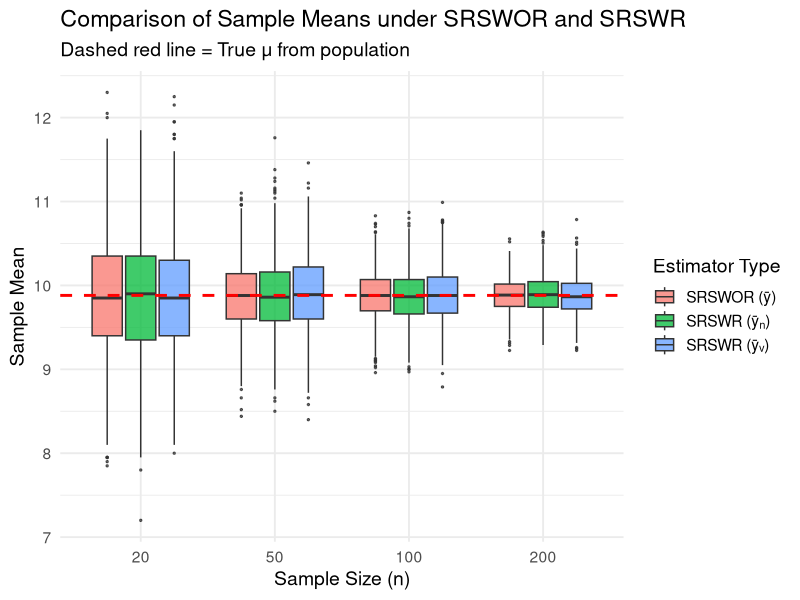

This chart was generated by the following R code: (Note: this script raises an error after producing the figure.)
library(ggplot2)

set.seed(200)
N <- 1000
x <- rpois(N, 10)
mux <- mean(x)
n_vec <- c(20, 50, 100, 200)
iter <- 1000
df <- data.frame()  

### (1) SRSWOR 
cat("(1) Unbiasedness of ȳ under SRSWOR:\n")
for (n in n_vec) {
  ybar <- numeric(iter)
  for (i in 1:iter) {
    s <- sample(x, n, replace = FALSE)
    ybar[i] <- mean(s)
  }
  cat(sprintf("n = %d, E[ȳ] = %.4f (True μ = %.4f)\n", n, mean(ybar), mux))
  
  df <- rbind(df, data.frame(
    sample_mean = ybar,
    n = as.factor(n),
    type = "SRSWOR (ȳ)"
  ))
}

### (2) SRSWR 
cat("\n(2) Unbiasedness of ȳₙ under SRSWR:\n")
for (n in n_vec) {
  ybarn <- numeric(iter)
  for (i in 1:iter) {
    s <- sample(x, n, replace = TRUE)
    ybarn[i] <- mean(s)
  }
  cat(sprintf("n = %d, E[ȳₙ] = %.4f (True μ = %.4f)\n", n, mean(ybarn), mux))
  
  df <- rbind(df, data.frame(
    sample_mean = ybarn,
    n = as.factor(n),
    type = "SRSWR (ȳₙ)"
  ))
}

### (3) SRSWR (weighted average) 
cat("\n(3) Unbiasedness of ȳᵥ under SRSWR (weighted):\n")
for (n in n_vec) {
  ybarv <- numeric(iter)
  for (i in 1:iter) {
    s <- sample(x, n, replace = TRUE)
    tab <- table(s)
    yv <- sum(as.numeric(names(tab)) * (tab / n))
    ybarv[i] <- yv
  }
  cat(sprintf("n = %d, E[ȳᵥ] = %.4f (True μ = %.4f)\n", n, mean(ybarv), mux))
  
  df <- rbind(df, data.frame(
    sample_mean = ybarv,
    n = as.factor(n),
    type = "SRSWR (ȳᵥ)"
  ))
}

###Boxplot
ggplot(df, aes(x = n, y = sample_mean, fill = type)) +
  geom_boxplot(outlier.size = 0.5, alpha = 0.75) +
  geom_hline(yintercept = mux, linetype = "dashed", color = "red", linewidth = 1) +
  labs(title = "Comparison of Sample Means under SRSWOR and SRSWR",
       subtitle = "Dashed red line = True μ from population",
       y = "Sample Mean", x = "Sample Size (n)",
       fill = "Estimator Type") +
  theme_minimal(base_size = 14)

#(4)
df_s2 <- data.frame()

cat("(4) E[S²] vs σ² under SRSWOR:\n")
for (n in n_vec) {
  s2 <- numeric(iter)
  for (i in 1:iter) {
    s <- sample(x, n, replace = FALSE)
    s2[i] <- var(s)
  }
  avg_s2 <- mean(s2)
  cat(sprintf("n = %d, E[S²] = %.4f (True σ² = %.4f)\n", n, avg_s2, sigma2))
  
  df_s2 <- rbind(df_s2, data.frame(
    n = factor(n),
    value = avg_s2,
    type = "E[S²]",
    truth = sigma2
  ))
}

#(5)Compare Var(ȳ) and empirical variance of ȳ under SRSWOR
for (n in n_vec) {
  ybar <- numeric(iter)
  for (i in 1:iter) {
    s <- sample(x, n, replace = FALSE)
    ybar[i] <- mean(s)
  }
  var_theory <- (N - n)/N * sigma2 / n
  var_emp <- var(ybar)
  cat(sprintf("\n(5) n=%d, Var(ȳ)=%.5f (empirical), %.5f (theoretical)", n, var_emp, var_theory))
}

#(6) Please compare Var(¯yn) and the empirical variance of y¯n under SRSWR.
for (n in n_vec) {
  ybarn <- numeric(iter)
  for (i in 1:iter) {
    s <- sample(x, n, replace = TRUE)
    ybarn[i] <- mean(s)
  }
  var_emp <- var(ybarn)
  cat(sprintf("\n(6) n=%d, Var(ȳₙ)=%.5f (empirical)", n, var_emp))
}
var_df <- data.frame()

### (5) SRSWOR：Var(ȳ) empirical vs theoretical
cat("(5) Var(ȳ) under SRSWOR:\n")
for (n in n_vec) {
  ybar <- numeric(iter)
  for (i in 1:iter) {
    s <- sample(x, n, replace = FALSE)
    ybar[i] <- mean(s)
  }
  var_emp <- var(ybar)
  var_theory <- (N - n)/N * sigma2 / n
  cat(sprintf("n = %d, Var(ȳ) = %.5f (empirical), %.5f (theoretical)\n", n, var_emp, var_theory))
  
  var_df <- rbind(var_df, data.frame(
    n = factor(n),
    value = var_emp,
    type = "SRSWOR (empirical)"
  ))
  var_df <- rbind(var_df, data.frame(
    n = factor(n),
    value = var_theory,
    type = "SRSWOR (theoretical)"
  ))
}

### (6) SRSWR：Var(ȳₙ) empirical vs theoretical
cat("\n(6) Var(ȳₙ) under SRSWR:\n")
for (n in n_vec) {
  ybarn <- numeric(iter)
  for (i in 1:iter) {
    s <- sample(x, n, replace = TRUE)
    ybarn[i] <- mean(s)
  }
  var_emp <- var(ybarn)
  var_theory <- sigma2 / n
  cat(sprintf("n = %d, Var(ȳₙ) = %.5f (empirical), %.5f (theoretical)\n", n, var_emp, var_theory))
  
  var_df <- rbind(var_df, data.frame(
    n = factor(n),
    value = var_emp,
    type = "SRSWR (empirical)"
  ))
  var_df <- rbind(var_df, data.frame(
    n = factor(n),
    value = var_theory,
    type = "SRSWR (theoretical)"
  ))
}


ggplot(var_df, aes(x = n, y = value, fill = type)) +
  geom_bar(stat = "identity", position = "dodge") +
  labs(title = "Empirical vs Theoretical Variance of Sample Mean",
       subtitle = "Comparison under SRSWOR and SRSWR",
       x = "Sample Size (n)",
       y = "Variance",
       fill = "Method") +
  theme_minimal(base_size = 14)


# (7) (8)
df_7 <- data.frame()
df_8 <- data.frame()

# ---------- (7) ----------
cat(" (7) Var̂(ȳ) under SRSWOR\n")
for (n in n_vec) {
  ybar <- numeric(iter)
  var_hat <- numeric(iter)
  for (i in 1:iter) {
    s <- sample(x, n, replace = FALSE)
    ybar[i] <- mean(s)
    S2 <- var(s)
    var_hat[i] <- (N - n)/N * S2 / n
  }
  theo <- (N - n)/N * sigma2 / n
  avg_hat <- mean(var_hat)
  cat(sprintf("n = %d, E[ȳ] = %.4f, E[Var̂(ȳ)] = %.5f (Theory = %.5f)\n",
              n, mean(ybar), avg_hat, theo))
  df_7 <- rbind(df_7, data.frame(
    n = factor(n),
    value = avg_hat,
    theory = theo,
    type = "SRSWOR: E[Var̂(ȳ)]"
  ))
}

# ---------- (8) ----------
cat("(8) Var̂(ȳₙ) under SRSWR\n")
for (n in n_vec) {
  ybarn <- numeric(iter)
  var_hat <- numeric(iter)
  for (i in 1:iter) {
    s <- sample(x, n, replace = TRUE)
    ybarn[i] <- mean(s)
    S2 <- var(s)
    var_hat[i] <- S2 / n
  }
  theo <- sigma2 / n
  avg_hat <- mean(var_hat)
  cat(sprintf("n = %d, E[ȳₙ] = %.4f, E[Var̂(ȳₙ)] = %.5f (Theory = %.5f)\n",
              n, mean(ybarn), avg_hat, theo))
  df_8 <- rbind(df_8, data.frame(
    n = factor(n),
    value = avg_hat,
    theory = theo,
    type = "SRSWR: E[Var̂(ȳₙ)]"
  ))
}
#plot
ggplot(df_all, aes(x = n, y = value, fill = type)) +
  geom_bar(stat = "identity", width = 0.6, position = position_dodge(0.8), color = "black") +
  geom_point(aes(y = theory), color = "red", shape = 17, size = 3,
             position = position_dodge(0.8)) +
  labs(title = "Variance Estimators for Sample Means (7 & 8)",
       subtitle = "Red triangles = theoretical variance from formulas",
       x = "Sample Size (n)", y = "Variance Estimate",
       fill = "Estimator Type") +
  theme_minimal(base_size = 14) +
  theme(panel.border = element_rect(color = "black", fill = NA, linewidth = 1))
